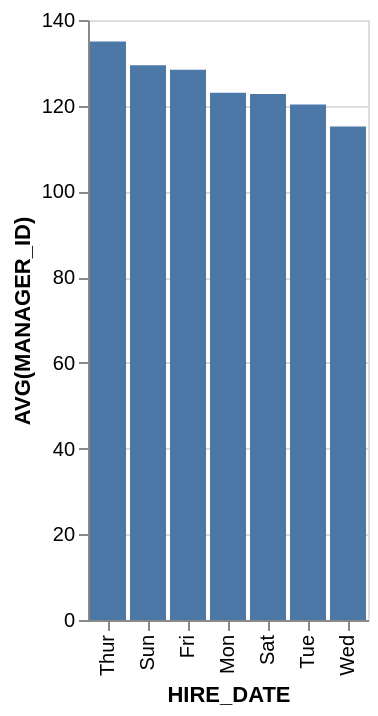

Source (Vega-Lite JSON):
### Vega-Lite specification from a JSON file in a GitHub repository (floating-point values rounded to 4 significant figures)
{"data": {"values": [{"x_data": "Thur", "y_data": 135}, {"x_data": "Sun", "y_data": 129.5}, {"x_data": "Fri", "y_data": 128.4}, {"x_data": "Mon", "y_data": 123}, {"x_data": "Sat", "y_data": 122.7}, {"x_data": "Tue", "y_data": 120.3}, {"x_data": "Wed", "y_data": 115.1}]}, "mark": "bar", "encoding": {"x": {"field": "x_data", "type": "nominal", "title": "HIRE_DATE", "sort": {"op": "sum", "field": "y_data", "order": "descending"}}, "y": {"field": "y_data", "type": "quantitative", "title": "AVG(MANAGER_ID)"}}}
